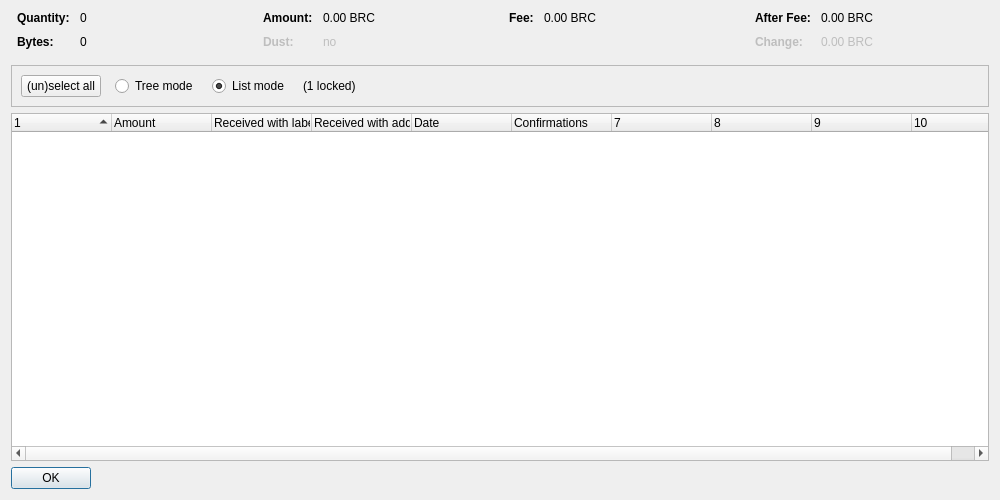
<?xml version="1.0" encoding="UTF-8"?>
<ui version="4.0">
 <class>CoinControlDialog</class>
 <widget class="QDialog" name="CoinControlDialog">
  <property name="geometry">
   <rect>
    <x>0</x>
    <y>0</y>
    <width>1000</width>
    <height>500</height>
   </rect>
  </property>
  <property name="windowTitle">
   <string>Coin Selection</string>
  </property>
  <layout class="QVBoxLayout" name="verticalLayout">
   <item>
    <layout class="QHBoxLayout" name="horizontalLayoutTop" stretch="0,0,0,0">
     <property name="topMargin">
      <number>0</number>
     </property>
     <property name="bottomMargin">
      <number>10</number>
     </property>
     <item>
      <layout class="QFormLayout" name="formLayoutCoinControl1">
       <property name="horizontalSpacing">
        <number>10</number>
       </property>
       <property name="verticalSpacing">
        <number>10</number>
       </property>
       <property name="leftMargin">
        <number>6</number>
       </property>
       <property name="rightMargin">
        <number>6</number>
       </property>
       <item row="0" column="0">
        <widget class="QLabel" name="labelCoinControlQuantityText">
         <property name="font">
          <font>
           <weight>75</weight>
           <bold>true</bold>
          </font>
         </property>
         <property name="text">
          <string>Quantity:</string>
         </property>
        </widget>
       </item>
       <item row="0" column="1">
        <widget class="QLabel" name="labelCoinControlQuantity">
         <property name="cursor">
          <cursorShape>IBeamCursor</cursorShape>
         </property>
         <property name="contextMenuPolicy">
          <enum>Qt::ActionsContextMenu</enum>
         </property>
         <property name="text">
          <string notr="true">0</string>
         </property>
         <property name="textInteractionFlags">
          <set>Qt::LinksAccessibleByMouse|Qt::TextSelectableByKeyboard|Qt::TextSelectableByMouse</set>
         </property>
        </widget>
       </item>
       <item row="1" column="0">
        <widget class="QLabel" name="labelCoinControlBytesText">
         <property name="font">
          <font>
           <weight>75</weight>
           <bold>true</bold>
          </font>
         </property>
         <property name="text">
          <string>Bytes:</string>
         </property>
        </widget>
       </item>
       <item row="1" column="1">
        <widget class="QLabel" name="labelCoinControlBytes">
         <property name="cursor">
          <cursorShape>IBeamCursor</cursorShape>
         </property>
         <property name="contextMenuPolicy">
          <enum>Qt::ActionsContextMenu</enum>
         </property>
         <property name="text">
          <string notr="true">0</string>
         </property>
         <property name="textInteractionFlags">
          <set>Qt::LinksAccessibleByMouse|Qt::TextSelectableByKeyboard|Qt::TextSelectableByMouse</set>
         </property>
        </widget>
       </item>
      </layout>
     </item>
     <item>
      <layout class="QFormLayout" name="formLayoutCoinControl2">
       <property name="horizontalSpacing">
        <number>10</number>
       </property>
       <property name="verticalSpacing">
        <number>10</number>
       </property>
       <property name="leftMargin">
        <number>6</number>
       </property>
       <property name="rightMargin">
        <number>6</number>
       </property>
       <item row="0" column="0">
        <widget class="QLabel" name="labelCoinControlAmountText">
         <property name="font">
          <font>
           <weight>75</weight>
           <bold>true</bold>
          </font>
         </property>
         <property name="text">
          <string>Amount:</string>
         </property>
        </widget>
       </item>
       <item row="0" column="1">
        <widget class="QLabel" name="labelCoinControlAmount">
         <property name="cursor">
          <cursorShape>IBeamCursor</cursorShape>
         </property>
         <property name="contextMenuPolicy">
          <enum>Qt::ActionsContextMenu</enum>
         </property>
         <property name="text">
          <string notr="true">0.00 BRC</string>
         </property>
         <property name="textInteractionFlags">
          <set>Qt::LinksAccessibleByMouse|Qt::TextSelectableByKeyboard|Qt::TextSelectableByMouse</set>
         </property>
        </widget>
       </item>
       <item row="1" column="0">
        <widget class="QLabel" name="labelCoinControlLowOutputText">
         <property name="enabled">
          <bool>false</bool>
         </property>
         <property name="font">
          <font>
           <weight>75</weight>
           <bold>true</bold>
          </font>
         </property>
         <property name="text">
          <string>Dust:</string>
         </property>
        </widget>
       </item>
       <item row="1" column="1">
        <widget class="QLabel" name="labelCoinControlLowOutput">
         <property name="enabled">
          <bool>false</bool>
         </property>
         <property name="cursor">
          <cursorShape>IBeamCursor</cursorShape>
         </property>
         <property name="contextMenuPolicy">
          <enum>Qt::ActionsContextMenu</enum>
         </property>
         <property name="text">
          <string notr="true">no</string>
         </property>
         <property name="textInteractionFlags">
          <set>Qt::LinksAccessibleByMouse|Qt::TextSelectableByKeyboard|Qt::TextSelectableByMouse</set>
         </property>
        </widget>
       </item>
      </layout>
     </item>
     <item>
      <layout class="QFormLayout" name="formLayoutCoinControl3">
       <property name="horizontalSpacing">
        <number>10</number>
       </property>
       <property name="verticalSpacing">
        <number>10</number>
       </property>
       <property name="leftMargin">
        <number>6</number>
       </property>
       <property name="rightMargin">
        <number>6</number>
       </property>
       <item row="0" column="0">
        <widget class="QLabel" name="labelCoinControlFeeText">
         <property name="font">
          <font>
           <weight>75</weight>
           <bold>true</bold>
          </font>
         </property>
         <property name="text">
          <string>Fee:</string>
         </property>
        </widget>
       </item>
       <item row="0" column="1">
        <widget class="QLabel" name="labelCoinControlFee">
         <property name="cursor">
          <cursorShape>IBeamCursor</cursorShape>
         </property>
         <property name="contextMenuPolicy">
          <enum>Qt::ActionsContextMenu</enum>
         </property>
         <property name="text">
          <string notr="true">0.00 BRC</string>
         </property>
         <property name="textInteractionFlags">
          <set>Qt::LinksAccessibleByMouse|Qt::TextSelectableByKeyboard|Qt::TextSelectableByMouse</set>
         </property>
        </widget>
       </item>
      </layout>
     </item>
     <item>
      <layout class="QFormLayout" name="formLayoutCoinControl4">
       <property name="horizontalSpacing">
        <number>10</number>
       </property>
       <property name="verticalSpacing">
        <number>10</number>
       </property>
       <property name="leftMargin">
        <number>6</number>
       </property>
       <property name="rightMargin">
        <number>6</number>
       </property>
       <item row="0" column="0">
        <widget class="QLabel" name="labelCoinControlAfterFeeText">
         <property name="font">
          <font>
           <weight>75</weight>
           <bold>true</bold>
          </font>
         </property>
         <property name="text">
          <string>After Fee:</string>
         </property>
        </widget>
       </item>
       <item row="0" column="1">
        <widget class="QLabel" name="labelCoinControlAfterFee">
         <property name="cursor">
          <cursorShape>IBeamCursor</cursorShape>
         </property>
         <property name="contextMenuPolicy">
          <enum>Qt::ActionsContextMenu</enum>
         </property>
         <property name="text">
          <string notr="true">0.00 BRC</string>
         </property>
         <property name="textInteractionFlags">
          <set>Qt::LinksAccessibleByMouse|Qt::TextSelectableByKeyboard|Qt::TextSelectableByMouse</set>
         </property>
        </widget>
       </item>
       <item row="1" column="0">
        <widget class="QLabel" name="labelCoinControlChangeText">
         <property name="enabled">
          <bool>false</bool>
         </property>
         <property name="font">
          <font>
           <weight>75</weight>
           <bold>true</bold>
          </font>
         </property>
         <property name="text">
          <string>Change:</string>
         </property>
        </widget>
       </item>
       <item row="1" column="1">
        <widget class="QLabel" name="labelCoinControlChange">
         <property name="enabled">
          <bool>false</bool>
         </property>
         <property name="cursor">
          <cursorShape>IBeamCursor</cursorShape>
         </property>
         <property name="contextMenuPolicy">
          <enum>Qt::ActionsContextMenu</enum>
         </property>
         <property name="text">
          <string notr="true">0.00 BRC</string>
         </property>
         <property name="textInteractionFlags">
          <set>Qt::LinksAccessibleByMouse|Qt::TextSelectableByKeyboard|Qt::TextSelectableByMouse</set>
         </property>
        </widget>
       </item>
      </layout>
     </item>
    </layout>
   </item>
   <item>
    <widget class="QFrame" name="frame">
     <property name="minimumSize">
      <size>
       <width>0</width>
       <height>40</height>
      </size>
     </property>
     <property name="frameShape">
      <enum>QFrame::StyledPanel</enum>
     </property>
     <property name="frameShadow">
      <enum>QFrame::Sunken</enum>
     </property>
     <layout class="QHBoxLayout" name="horizontalLayout">
      <item>
       <layout class="QHBoxLayout" name="horizontalLayoutPanel" stretch="0,0,0,0,0">
        <property name="spacing">
         <number>14</number>
        </property>
        <item>
         <widget class="QPushButton" name="pushButtonSelectAll">
          <property name="sizePolicy">
           <sizepolicy hsizetype="Maximum" vsizetype="Fixed">
            <horstretch>0</horstretch>
            <verstretch>0</verstretch>
           </sizepolicy>
          </property>
          <property name="text">
           <string>(un)select all</string>
          </property>
          <property name="autoDefault">
           <bool>false</bool>
          </property>
         </widget>
        </item>
        <item>
         <widget class="QRadioButton" name="radioTreeMode">
          <property name="sizePolicy">
           <sizepolicy hsizetype="Maximum" vsizetype="Fixed">
            <horstretch>0</horstretch>
            <verstretch>0</verstretch>
           </sizepolicy>
          </property>
          <property name="text">
           <string>Tree mode</string>
          </property>
         </widget>
        </item>
        <item>
         <widget class="QRadioButton" name="radioListMode">
          <property name="sizePolicy">
           <sizepolicy hsizetype="Maximum" vsizetype="Fixed">
            <horstretch>0</horstretch>
            <verstretch>0</verstretch>
           </sizepolicy>
          </property>
          <property name="text">
           <string>List mode</string>
          </property>
          <property name="checked">
           <bool>true</bool>
          </property>
         </widget>
        </item>
        <item>
         <widget class="QLabel" name="labelLocked">
          <property name="text">
           <string notr="true">(1 locked)</string>
          </property>
         </widget>
        </item>
        <item>
         <spacer name="horizontalSpacer">
          <property name="orientation">
           <enum>Qt::Horizontal</enum>
          </property>
          <property name="sizeHint" stdset="0">
           <size>
            <width>40</width>
            <height>20</height>
           </size>
          </property>
         </spacer>
        </item>
       </layout>
      </item>
     </layout>
    </widget>
   </item>
   <item>
    <widget class="CoinControlTreeWidget" name="treeWidget">
     <property name="contextMenuPolicy">
      <enum>Qt::CustomContextMenu</enum>
     </property>
     <property name="sortingEnabled">
      <bool>false</bool>
     </property>
     <property name="columnCount">
      <number>10</number>
     </property>
     <attribute name="headerShowSortIndicator" stdset="0">
      <bool>true</bool>
     </attribute>
     <attribute name="headerStretchLastSection">
      <bool>false</bool>
     </attribute>
     <column>
      <property name="text">
       <string/>
      </property>
     </column>
     <column>
      <property name="text">
       <string>Amount</string>
      </property>
     </column>
     <column>
      <property name="text">
       <string>Received with label</string>
      </property>
     </column>
     <column>
      <property name="text">
       <string>Received with address</string>
      </property>
     </column>
     <column>
      <property name="text">
       <string>Date</string>
      </property>
     </column>
     <column>
      <property name="text">
       <string>Confirmations</string>
      </property>
      <property name="toolTip">
       <string>Confirmed</string>
      </property>
     </column>
     <column>
      <property name="text">
       <string/>
      </property>
     </column>
     <column>
      <property name="text">
       <string/>
      </property>
     </column>
     <column>
      <property name="text">
       <string/>
      </property>
     </column>
     <column>
      <property name="text">
       <string/>
      </property>
     </column>
    </widget>
   </item>
   <item>
    <widget class="QDialogButtonBox" name="buttonBox">
     <property name="sizePolicy">
      <sizepolicy hsizetype="Maximum" vsizetype="Fixed">
       <horstretch>0</horstretch>
       <verstretch>0</verstretch>
      </sizepolicy>
     </property>
     <property name="orientation">
      <enum>Qt::Horizontal</enum>
     </property>
     <property name="standardButtons">
      <set>QDialogButtonBox::Ok</set>
     </property>
    </widget>
   </item>
  </layout>
 </widget>
 <customwidgets>
  <customwidget>
   <class>CoinControlTreeWidget</class>
   <extends>QTreeWidget</extends>
   <header>coincontroltreewidget.h</header>
  </customwidget>
 </customwidgets>
 <resources/>
 <connections/>
</ui>
